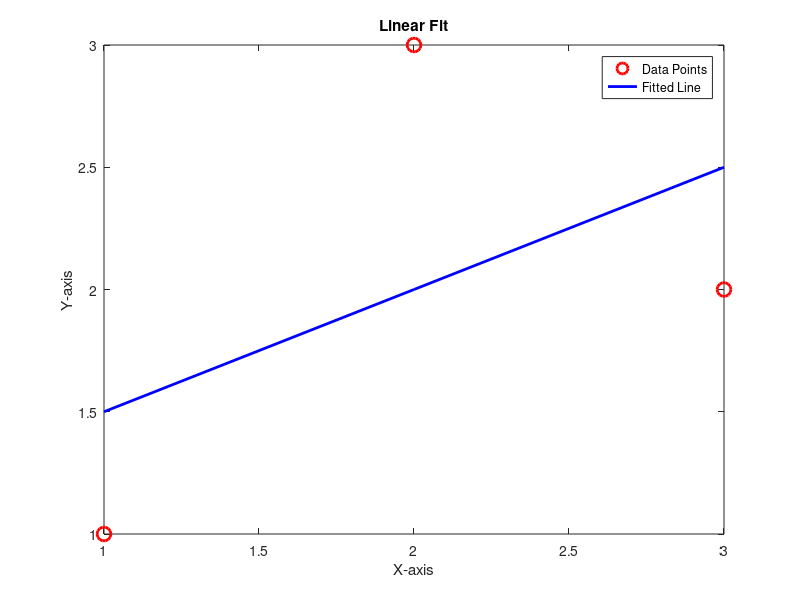

This chart was generated by the following MATLAB code:
x = [1;2;3];
y = [1;3;2];

p = polyfit(x,y,1);

m = p(1);
c = p(2);

fprintf('slope(m):%.4f\n',m);
fprintf('intercept(c):%.4f\n',c);

y_fit = polyval(p,x);

plot(x,y,'ro','MarkerSize',10,'LineWidth',2);
hold on;
plot(x, y_fit, 'b-', 'LineWidth', 2);
xlabel('X-axis');
ylabel('Y-axis');
title('Linear Fit');
legend('Data Points', 'Fitted Line');
hold off;
